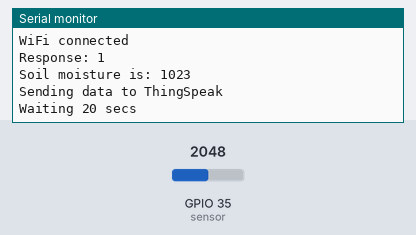
Bench run of a sketch on a simulated ESP32. Parts: the last lines printed to the serial monitor. Inputs (shaded band) come from the test bench; at power-on: GPIO 35 (sensor) = 2048. WiFi joins after 1.5 s; servers stay silent unless stated; web services answer with replies made up by the test bench.

Above: at 2.7 s.
2.8 s: GPIO 35 (sensor) set to 491
At 8.0 s:
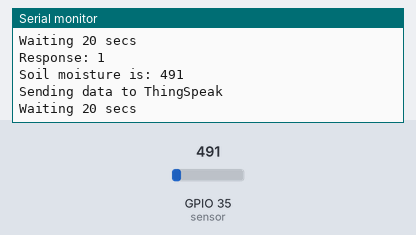
8.6 s: GPIO 35 (sensor) set to 0
At 13.2 s:
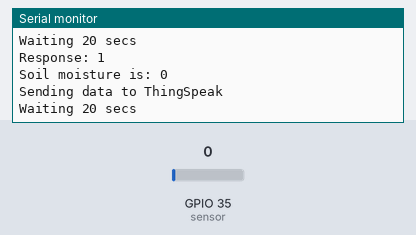
Timing chart, 0 to 14.7 s (numbered marks = the images above; inputs shaded):
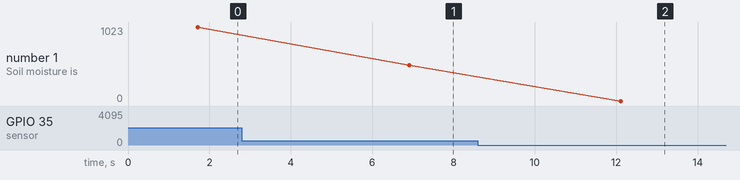

Measured:
- after the input at 2.8 s, the serial monitor: prints a new line after 4.1 s (image 1)
- after the input at 8.6 s, the serial monitor: prints a new line after 3.5 s (image 2)
- plotted number 1: 1023 → 491 after the input at 2.8 s, 491 → 0 after the input at 8.6 s

The sketch:

soil1.ino
```cpp
#include <WiFi.h>//library for connectivity
#include <HTTPClient.h>//library for http request

// Moisture sensor pin
const int sensor = 35;// intializing soil moisture
int value;
//int pump = ;

// ThingSpeak credentials
const String apiKey = "S125DDOT56065THT";//thing speak api key
const char* ssid = "Redmi 9A";
const char* password = "jaiverma125";
const char* server = "http://api.thingspeak.com/update";

void setup() {
  Serial.begin(115200);//start serial communication
  delay(10);

  pinMode(sensor, INPUT);
//  pinMode(pump, OUTPUT);
//  digitalWrite(pump,LOW);

  // Connect to WiFi
  WiFi.begin(ssid, password);

  Serial.println();
  Serial.print("Connecting to ");
  Serial.println(ssid);

  while (WiFi.status() != WL_CONNECTED) {//check the connection
    delay(500);
    Serial.print(".");
  }
  Serial.println("");
  Serial.println("WiFi connected");
}

void loop() {
  value = analogRead(sensor);
  value = constrain(value, 0, 1023); // keep the range 0 to 1023
  //value = map(value, 0, 1023, 100, 0); // Optional mapping to 0-100

  if (WiFi.status() == WL_CONNECTED) {//check wifi connection before sending data
    HTTPClient http;

    String url = String(server) + "?api_key=" + apiKey + "&field1=" + String(value);

    http.begin(url);
    int httpCode = http.GET(); // Use GET method as the URL contains the POST data

    if (httpCode > 0) {
      String payload = http.getString();
      Serial.println("Response: " + payload);
    } else {
      Serial.println("Error on HTTP request");
    }

    http.end();
  } else {
    Serial.println("Error: Not connected to WiFi");
  }
    //if (value> 800){
    //  digitalWrite(pump,HIGH);
    //}
    //else {
    //  digitalWrite(pump,LOW);
    //}

  Serial.println("Soil moisture is: " + String(value));
  Serial.println("Sending data to ThingSpeak");
  Serial.println("Waiting 20 secs");

  // ThingSpeak needs at least a 15 sec delay between updates
  delay(5000);
}
```
